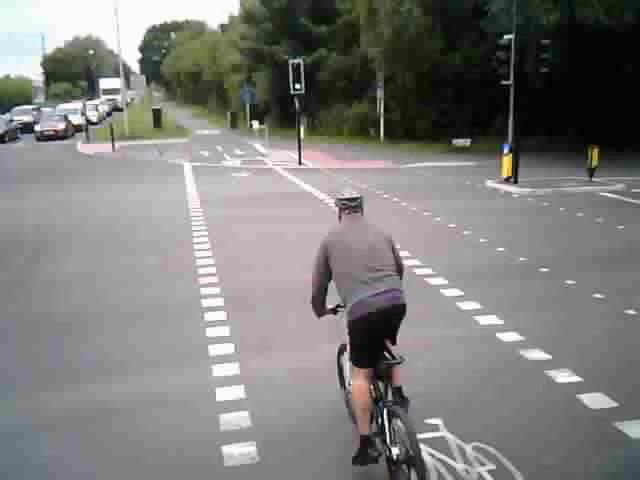
#> input picture sample_images/vlcsnap-2022-10-10-10h19m26s597.png, 640 x 480 px; the run also reads 1 picture not shown here
$ jupyter execute Traffic_Light_Recognition.ipynb   (shell and % lines are left out)
#> lines starting #> are read from the running program, lines starting #| are printed output that depends on the picture
[cell 1]
import numpy as np
import cv2
from matplotlib import pyplot as plt

### Loading the input images

[cell 2]
sample1 = './sample_images/vlcsnap-2022-10-10-10h19m26s597.png'
sample2 = './sample_images/vlcsnap-2022-10-10-10h19m34s968.png'
sample3 = './sample_images/vlcsnap-2022-10-10-10h19m42s567.png'
sample4 = './sample_images/vlcsnap-2022-10-10-10h20m00s631.png'
sample5 = './sample_images/vlcsnap-2022-10-10-10h20m10s269.png'
sample6 = './sample_images/vlcsnap-2022-10-10-10h20m16s883.png'

[cell 3]
img1 = cv2.imread(sample1) # green
#> img1 is the input picture: shape (480, 640, 3); mean B, G, R 123.2, 125.4, 126
img2 = cv2.imread(sample2) # amber
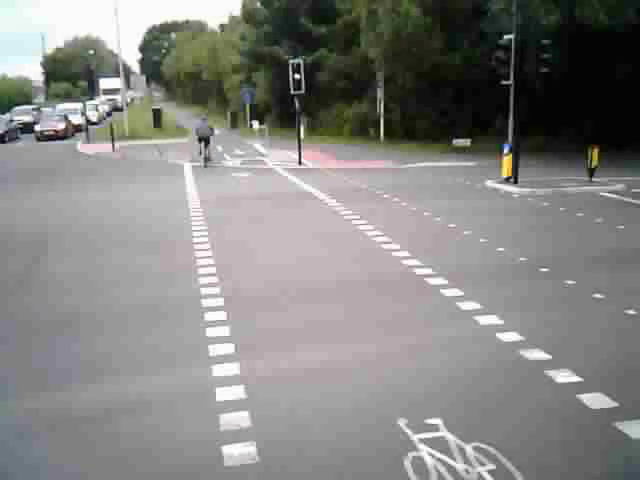
#> input picture sample_images/vlcsnap-2022-10-10-10h19m34s968.png, 640 x 480 px
#> img2 is the input picture: shape (480, 640, 3); mean B, G, R 130, 132.3, 132.8
img3 = cv2.imread(sample3) # red
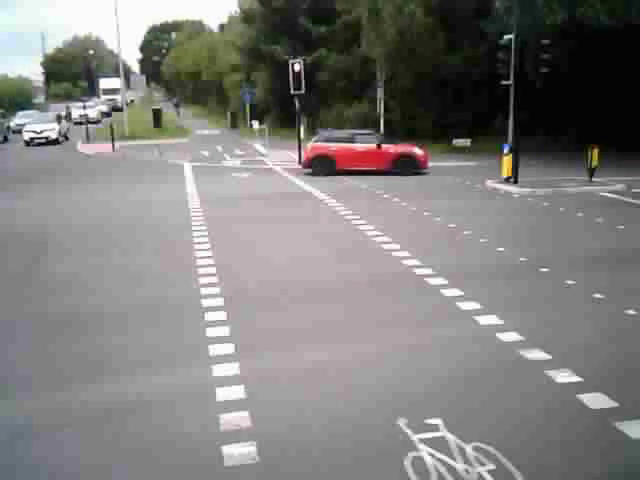
#> input picture sample_images/vlcsnap-2022-10-10-10h19m42s567.png, 640 x 480 px
#> img3 is the input picture: shape (480, 640, 3); mean B, G, R 124.4, 126.1, 127.7
img4 = cv2.imread(sample4) # occlusion
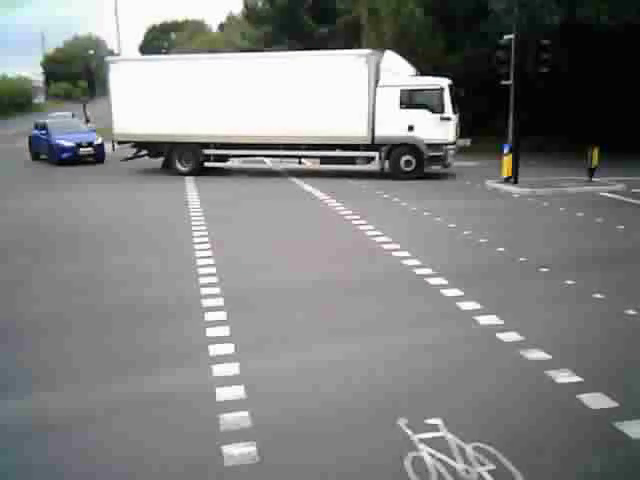
#> input picture sample_images/vlcsnap-2022-10-10-10h20m00s631.png, 640 x 480 px
#> img4 is the input picture: shape (480, 640, 3); mean B, G, R 129, 129.6, 128.3
img5 = cv2.imread(sample5) # amber and red
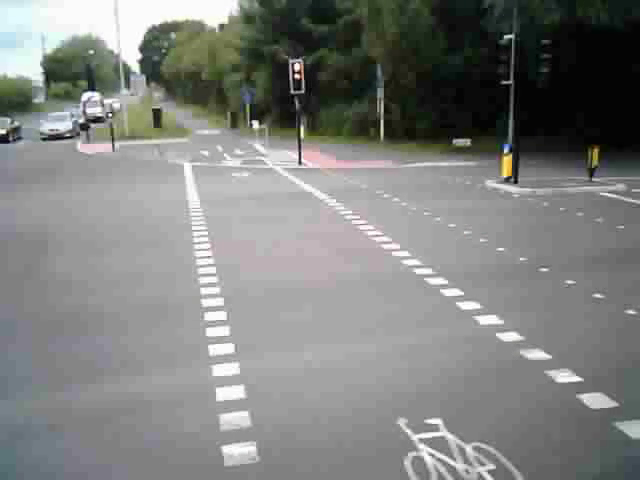
#> input picture sample_images/vlcsnap-2022-10-10-10h20m10s269.png, 640 x 480 px
#> img5 is the input picture: shape (480, 640, 3); mean B, G, R 125.9, 128.5, 126.8
img6 = cv2.imread(sample6) # green

[cell 4]
def show(img, title='sample'):
    """
    helper function to display an image in jupyter notebook
    """
#> called with title = 'sample'
    if isinstance(img, str):
        img = cv2.imread(img)
    plt.imshow(cv2.cvtColor(img, cv2.COLOR_BGR2RGB))
    plt.title(title)
    plt.show()

[cell 5]
show(sample2)

### Manually identifying the red, amber, and green light regions

[cell 6]
# region = (ymin, ymax, xmin, xmax)
regions = {'light': (63, 90, 292, 302),
          'red': (64, 70, 294, 300),
          'amber': (73, 79, 294, 300),
          'green': (83, 89, 295, 301)}

[cell 7]
def show_traffic_lights(img):
    """
    Helper function to show the detected lights in jupyter notebook
    """
    # read image
    if isinstance(img, str):
        img = cv2.imread(img)
    img = cv2.cvtColor(img, cv2.COLOR_BGR2RGB)

    # create figure
    fig = plt.figure(figsize=(5, 5))
    rows = 1
    columns = 4
    # cropping the regions of interest
    ymin, ymax, xmin, xmax = regions['light']
    full = img[ymin:ymax, xmin:xmax]

    ymin, ymax, xmin, xmax = regions['red']
    red = img[ymin:ymax, xmin:xmax]

    ymin, ymax, xmin, xmax = regions['amber']
    amber = img[ymin:ymax, xmin:xmax]

    ymin, ymax, xmin, xmax = regions['green']
    green = img[ymin:ymax, xmin:xmax]

    # Adds a subplot at the 1st position
    fig.add_subplot(rows, columns, 1)

    # showing image
    plt.imshow(full)
    plt.axis('off')
    plt.title("Whole lights")

    # Adds a subplot at the 2nd position
    fig.add_subplot(rows, columns, 2)

    # showing image
    plt.imshow(red)
    plt.axis('off')
    plt.title("Red")

    # Adds a subplot at the 3rd position
    fig.add_subplot(rows, columns, 3)

    # showing image
    plt.imshow(amber)
    plt.axis('off')
    plt.title("Amber")

    # Adds a subplot at the 4th position
    fig.add_subplot(rows, columns, 4)

    # showing image
    plt.imshow(green)
    plt.axis('off')
    plt.title("Green")

[cell 8]
show_traffic_lights(img3)
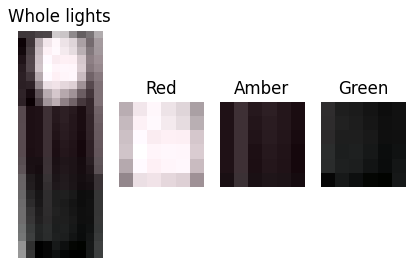
#> figure drawn by matplotlib, 4 panels

[cell 9]
show(img3)

[cell 10]
show_traffic_lights(img5)
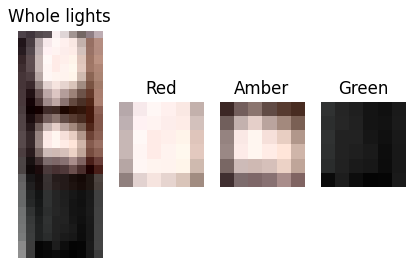
#> figure drawn by matplotlib, 4 panels

### Manually saving the histograms for red, amber, and green lights one each as reference

[cell 11]
ref_red_file = './reference_histograms/ref_red.npy'
ref_amber_file = './reference_histograms/ref_amber.npy'
ref_green_file = './reference_histograms/ref_green.npy'

[cell 12]
# number of bins for histogram
nbins = 32

def calchist(img):
    '''
    Helper function to apply preprocessing and calculate histogram
    '''
    # applying gaussian smoothing
    img = cv2.GaussianBlur(img,(5,5),cv2.BORDER_DEFAULT)
    # converting to grayscale before histogram calculation
    img = cv2.cvtColor(img, cv2.COLOR_BGR2GRAY)
#> img = [[234, 233, 231, 230, 226, 224], [235, 234, 232, 231, 227, 225], [235, 234, 233, 233, 230, 229], [232, 231, 230, 232, 229, 228], [231, 231, 231, 233, 231, 230], [231, 231, 232, 234, 232, 231]]

    # if color image is used, use the below to calculate the histogram
    # cv2.calcHist([img], [0,1,2], None, [nbins,nbins,nbins], [0, 255, 0, 255, 0, 255])

    return cv2.calcHist([img], [0], None, [nbins], [0, 255])

[cell 13]
# reference image with RED light on
ref_img = img3
ymin, ymax, xmin, xmax = regions['red']
reference_red = ref_img[ymin:ymax, xmin:xmax]

# calculating the histogram
ref_red_hist = calchist(reference_red)
#> ref_red_hist = 32 values, max 21 at index 28, min 0 at index 0, mean 1.12

# saving the histogram to file
with open(ref_red_file, 'wb') as f:
    np.save(f, ref_red_hist)

[cell 14]
# reference image with AMBER light on
ref_img = img2
ymin, ymax, xmin, xmax = regions['amber']
reference_amber = ref_img[ymin:ymax, xmin:xmax]

# calculating the histogram
ref_amber_hist = calchist(reference_amber)
#> ref_amber_hist = 32 values, max 11 at index 22, min 0 at index 0, mean 1.12

# saving the histogram to file
with open(ref_amber_file, 'wb') as f:
    np.save(f, ref_amber_hist)

[cell 15]
# reference image with GREEN light on
ref_img = img1
ymin, ymax, xmin, xmax = regions['green']
reference_green = ref_img[ymin:ymax, xmin:xmax]

# calculating the histogram
ref_green_hist = calchist(reference_green)
#> ref_green_hist = 32 values, max 7 at index 24, min 0 at index 0, mean 1.12

# saving the histogram to file
with open(ref_green_file, 'wb') as f:
    np.save(f, ref_green_hist)

### Checking the traffic light condition based on histogram comparison

[cell 16]
def check_traffic_lights(img):
    """
    Checking the traffic light conditions in current image
    using a histogram comparison
    """
    # reading the image
    if isinstance(img, str):
        img = cv2.imread(img)

    # cropping the regions of interest
    ymin, ymax, xmin, xmax = regions['red']
    red = img[ymin:ymax, xmin:xmax]

    ymin, ymax, xmin, xmax = regions['amber']
    amber = img[ymin:ymax, xmin:xmax]

    ymin, ymax, xmin, xmax = regions['green']
    green = img[ymin:ymax, xmin:xmax]

    # ############################
    # Calculating histogram
    hist_red = calchist(red)
#> hist_red = 32 values, max 14 at index 2, min 0 at index 0, mean 1.12
    hist_amber = calchist(amber)
#> hist_amber = 32 values, max 13 at index 2, min 0 at index 0, mean 1.12
    hist_green = calchist(green)
#> hist_green has the same summary as ref_green_hist outside check_traffic_lights

    # ############################
    # Reading the reference histograms
    # Note: No need to load always, can be cached or keep loaded in memory
    with open(ref_red_file, 'rb') as f:
        red_ref = np.load(f)

    with open(ref_amber_file, 'rb') as f:
        amber_ref = np.load(f)

    with open(ref_green_file, 'rb') as f:
        green_ref = np.load(f)

    # ############################
    # Compare histograms with reference histograms
    # The lower the score, the better (ie more similar) when using method=3
    method = 3
    red_score = cv2.compareHist(red_ref, hist_red, method)
#> red_score = 1
    amber_score = cv2.compareHist(amber_ref, hist_amber, method)
#> amber_score = 1
    green_score = cv2.compareHist(green_ref, hist_green, method)
#> green_score = 0
    print('red score: {:.3f}\namber score: {:.3f}\ngreen score: {:.3f}\n'.format(red_score, amber_score, green_score))
#| red score: 1.000
#| amber score: 1.000
#| green score: 0.000
    # ############################

    # Rule based decision
    """
    Note: The color histogram of red alone and amber alone is significantly
    different from that of read and amber together. There are not enough
    samples to understand more about this and conclude and hence
    proceeding with the grayscale histogram and the below rules.
    """
    threshold = 0.5

    is_red = red_score < threshold
#> is_red = False
    is_amber = amber_score < threshold
#> is_amber = False
    is_green = green_score < threshold
#> is_green = True

    if is_red:
        print('RED')
    elif is_amber and not is_red and not is_green:
        print('AMBER')
    elif is_green and not is_red and not is_amber:
        print('GREEN')
    else:
        print('UNKNOWN')

### Detecting on all the sample images

[cell 17]
input_image = img1
show_traffic_lights(input_image)
check_traffic_lights(input_image)
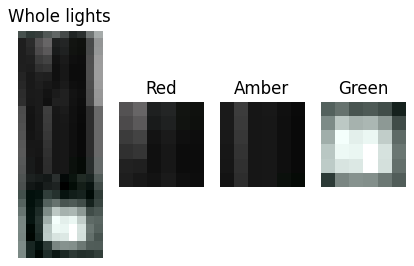
#> figure drawn by matplotlib, 4 panels

[cell 18]
input_image = img2
show_traffic_lights(input_image)
check_traffic_lights(input_image)
#| red score: 1.000
#| amber score: 0.000
#| green score: 1.000
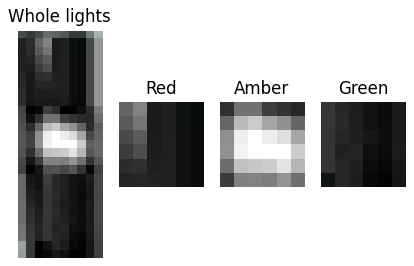
#> figure drawn by matplotlib, 4 panels

[cell 19]
input_image = img3
show_traffic_lights(input_image)
check_traffic_lights(input_image)
#| red score: 0.000
#| amber score: 1.000
#| green score: 1.000

[cell 20]
input_image = img4
show_traffic_lights(input_image)
check_traffic_lights(input_image)
#| red score: 1.000
#| amber score: 1.000
#| green score: 1.000
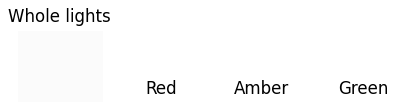
#> figure drawn by matplotlib, 4 panels

[cell 21]
input_image = img5
show_traffic_lights(input_image)
check_traffic_lights(input_image)
#| red score: 0.059
#| amber score: 0.310
#| green score: 1.000

[cell 22]
input_image = img6
show_traffic_lights(input_image)
check_traffic_lights(input_image)
#| red score: 1.000
#| amber score: 1.000
#| green score: 0.190
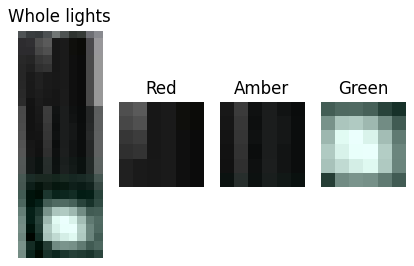
#> figure drawn by matplotlib, 4 panels
